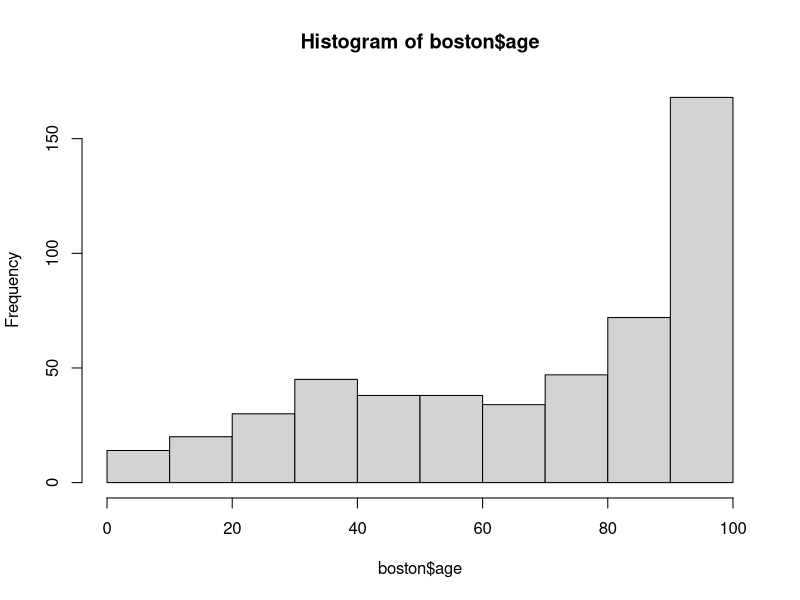
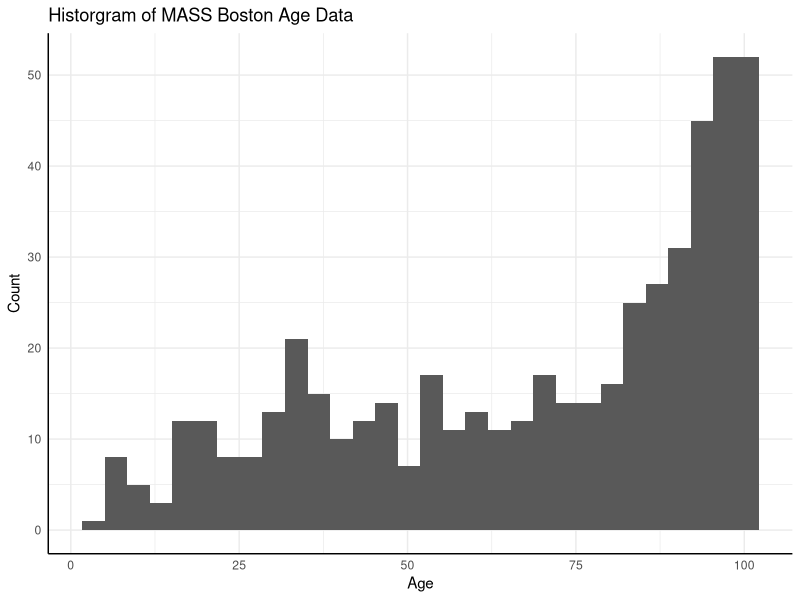
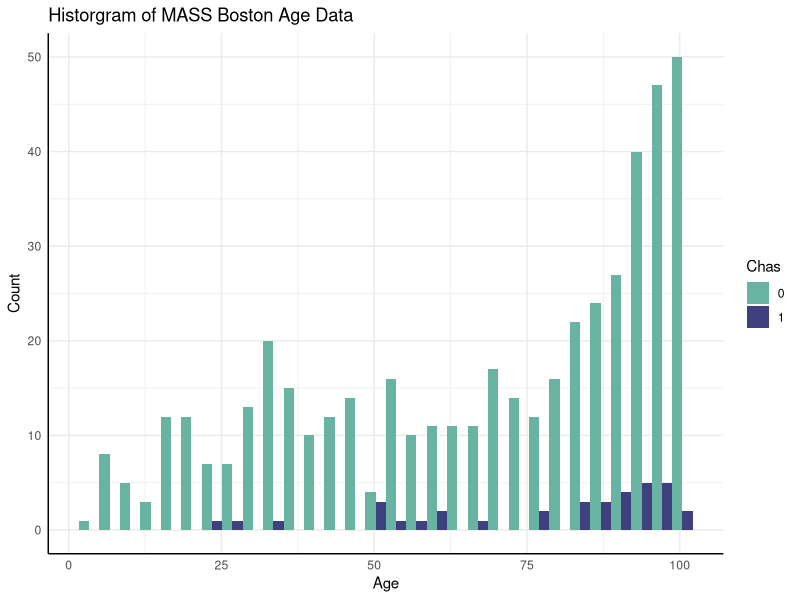
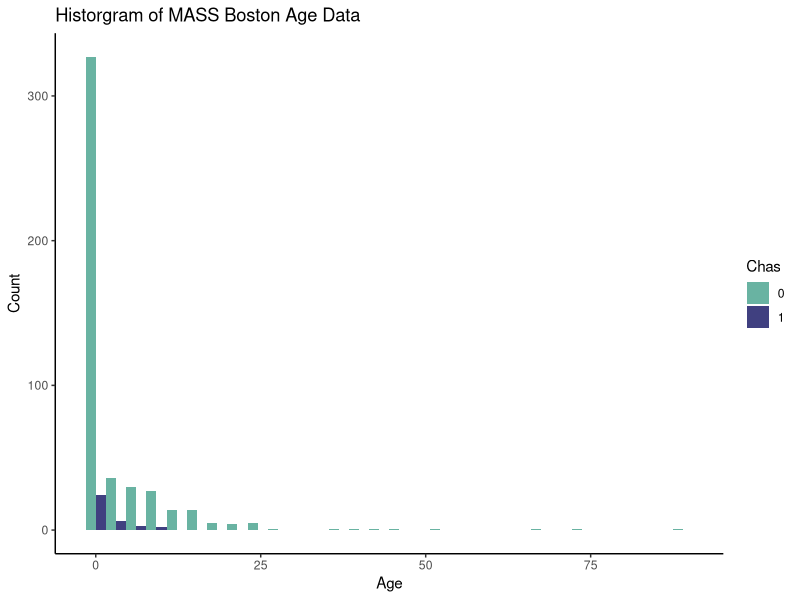
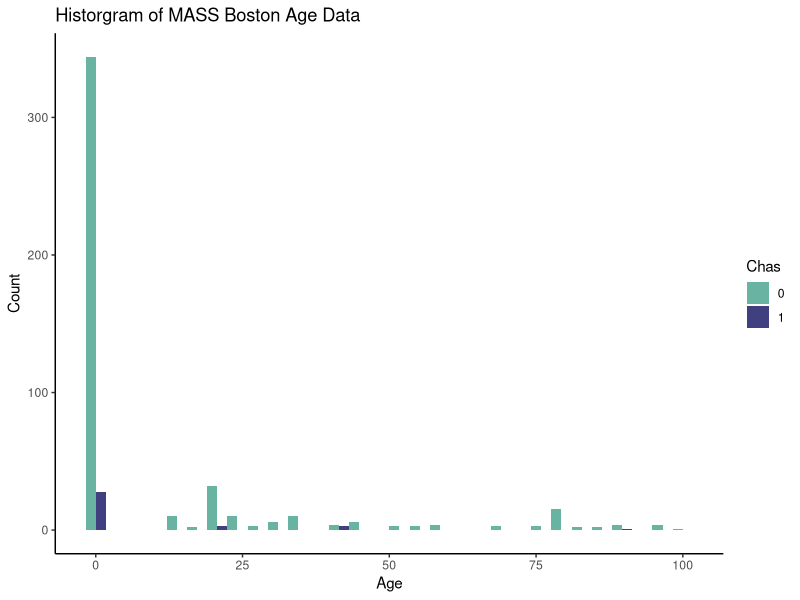
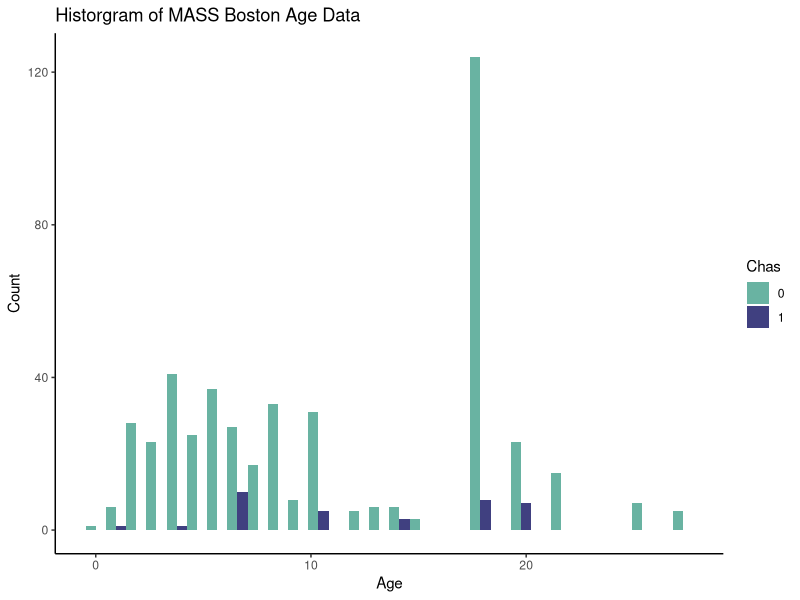
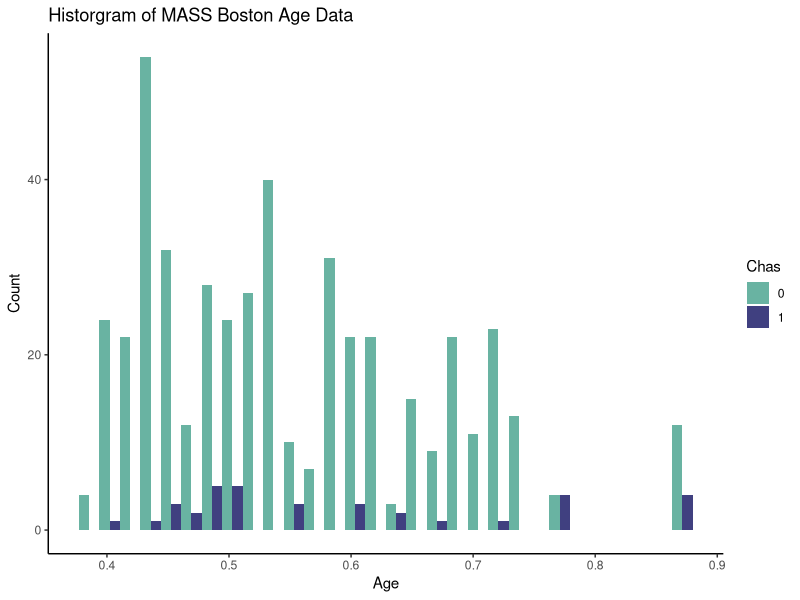
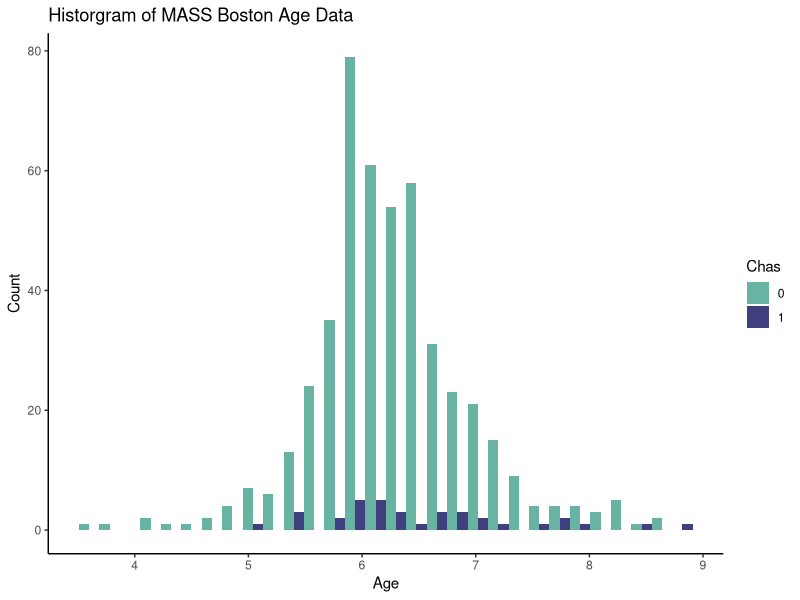

These charts were generated, in order, by the following R code:
## Maggie Lind
## Date: 06/21/2021
## Purpose: Playing with R (set up working space, load data, perform summary statistics, save results, make and save figure)
## Notes: all greened text is comment text and will not "run" in R  (## denotes a comment)

## Set up work space
  ## set the fold directory you want to pull and save data from/to
  setwd("/Users/Maggie/Dropbox/Yale/R_intro")
  ## load your packages 
  library(tidyverse) ## this is useful for data cleaning and includes ggplot2 which it good for data vis 
  library(dplyr)
  library(tidyr)
  library(ggplot2)
  library(lubridate)
  library(MASS) ## this package holds the data that will be used in this exercise 
  
## load data 
  ## EXAMPLE for future: if loading from CSV file 
    ## boston <- read.csv(put filepath here in quotes and make sure all \ are replaced with /)
  ## load data from MASS package 
    boston <- Boston 
    
  ## I MADE AN EDIT
    
    
    ## I made another edit
  
## View data and such
  ## What is the data class
    class(boston) 
  ## All data
    View(boston)
  ## Variable names
    names(boston)
  ## What class are the different variables
    class(boston$crim)
    class(boston$chas)
  ## frequency tables for variable rad and chas
    table(boston$rad)
    table(boston$chas)
  ## frequency tables for rad by chas
    table(boston$rad, boston$chas)
  ## variable summary
    summary(boston$zn)
  ## variable summary by another variable
    boston %>% group_by(chas) %>% summarize(min(zn), max(zn), mean(zn)) %>% ungroup
    
## Using the data
  ## Make a new variable with age in days instead of years
    boston$age_years <- boston$age * 356.5
    ## look at the summary of your new variable - does it look correct?
    summary(boston$age_years)
  ## Create a table of mean values of the rm, medv, and lstat variables by chas
    table1 <- aggregate(cbind(rm, medv, lstat)~chas, data = boston, FUN = mean)
    ## OR
    table1.1 <- boston %>% group_by(chas) %>% summarize_at(c("rm", "medv", "lstat"), funs(mean))
  ## save resulting table to a CSV file
    write.csv(table1, "table1_example.csv")
  ## Making proportions: proportion rm > 6
    proportion_table <- nrow(boston[which(boston$rm > 6),])/nrow(boston)
    ## present as percent 
    percent_table <- proportion_table*100
    class(percent_table) ## the result is currently of class numeric and can be used in math functions 
    ## format percent (round to the nearest tenth and add %)
    percent_table <- paste(round(percent_table, 1), "%", sep = "") 
    class(percent_table) ## the result is now a character string and can no longer be used in math functions 
  
## Visualizing data 
  ## Make a histogram (chart of observation frequencies) of the ages in years
  hist(boston$age) ## simple but SO ugly 
  ## Make a nicer histogram 
  ggplot(boston, aes(age)) + geom_histogram() + 
    labs(title = "Historgram of MASS Boston Age Data", y = "Count", x = "Age") + theme_minimal() + 
    theme(axis.line = element_line(color = "black")) 
  ## Historgram of ages by Chas 
  ggplot(boston, aes(x = age, fill = as.factor(chas))) + geom_histogram(position = "dodge") + 
    labs(title = "Historgram of MASS Boston Age Data", y = "Count", x = "Age", fill = "Chas") + 
    scale_fill_manual(values=c("#69b3a2", "#404080")) + theme_minimal() + 
    theme(axis.line = element_line(color = "black")) 
  ## make a historgram of all variables by Chas and save using a LOOP
    lst <- names(boston)[names(boston) != "chas"]
    for(var in lst){
      ggplot(boston, aes(x = boston[,var], fill = as.factor(chas))) + geom_histogram(position = "dodge") + 
        labs(title = "Historgram of MASS Boston Age Data", y = "Count", x = "Age", fill = "Chas") + 
        scale_fill_manual(values=c("#69b3a2", "#404080")) + theme_classic()
      ggsave(paste("Figures/Loop_histogram_", var, ".png", sep = ""))
    }
    
  ## make a historgram of all variables by Chas and save using a user defined FUNCTION called fig
    lst <- names(boston)[names(boston) != "chas"]
    ## Write function
    fig <- function(data, var1, var2){
      p <- ggplot(data, aes(x = data[,var1], fill = as.factor(data[,var2]))) + geom_histogram(position = "dodge") + 
        labs(title = "Historgram of MASS Boston Age Data", y = "Count", x = str_to_title(var1), fill = "Chas") + 
        scale_fill_manual(values=c("#69b3a2", "#404080")) + theme_classic() 
      return(ggsave(paste("Figures/function_histogram_", var1, ".png", sep = "")))
    }
    ## Apply function to specific variable
    fig(boston, "age", "chas")
    ## Apply to all variables 
    lapply(lst, function(x){fig(boston, x, "chas")})
    
    
  
    
    
    
    
  
  